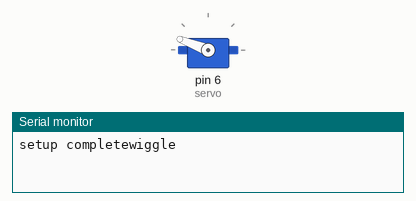
Simulated run of this sketch. Board: Arduino Uno, built with avr-gcc and run on an emulated ATmega328P. Parts: servo, the last lines printed to the serial monitor.

Above: at 0.01 s.
At 1.4 s:
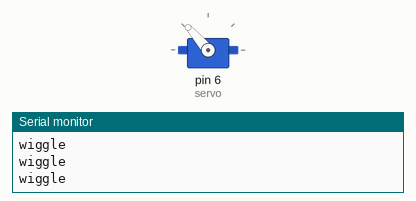
At 2.7 s:
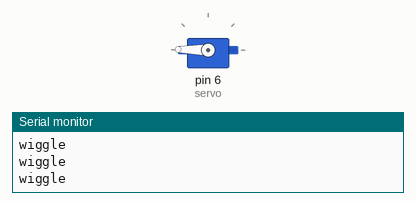
Timing chart, 0 to 4.2 s (numbered marks = the images above):
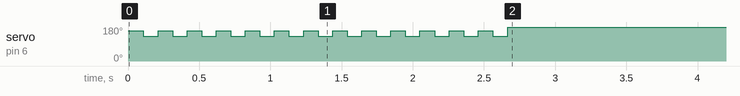

The sketch:

servotest.ino
```cpp
#include <Servo.h>

Servo servo;
unsigned long mark = 0;
int pos = 180;

void setup() {
  Serial.begin(9600);
  servo.attach(6);
  servo.write(pos);
  Serial.write("setup complete");
  load();
}

void loop() {

}

void load() {
  mark = millis();
  for (pos;pos>130;pos--){
    servo.write(pos);
  }
  while (millis() - mark < 2500){
    Serial.println("wiggle");
    for (pos;pos<160;pos++){
      servo.write(pos);
    }
    delay(100);
    for (pos;pos>130;pos--){
      servo.write(pos);
    }
    delay(100);
  }
  for (pos;pos<180;pos++){
    servo.write(pos);
  }
}
```
